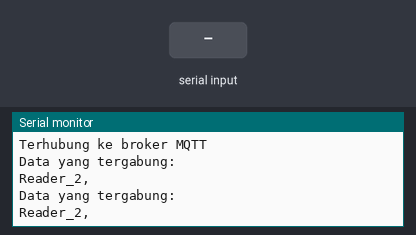
This sketch was run on a simulated ESP8266 (NodeMCU). Parts: the last lines printed to the serial monitor. The test bench sets the inputs (shaded band). WiFi joins after 1.5 s; servers stay silent unless stated; no MQTT or app messages arrive unless stated.

Above: at 2.7 s.
2.8 s: "1\n" received over Serial
At 4.4 s:
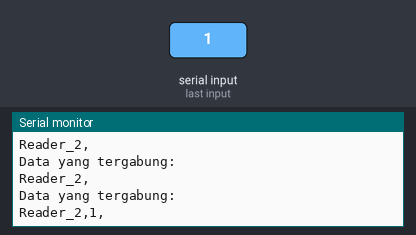
5.0 s: "0\n" received over Serial
At 6.3 s:
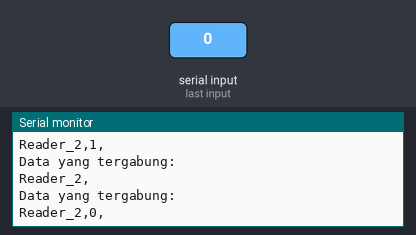
6.5 s: "2\n" received over Serial
At 7.1 s:
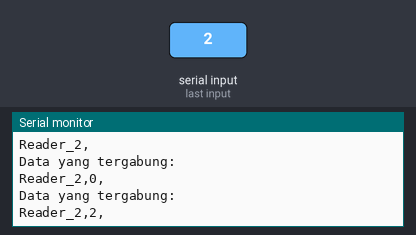

Measured:
- after the input at 2.8 s, the serial monitor: prints a new line after 0.76 s (image 1)
- after the input at 5.0 s, the serial monitor: prints a new line after 0.56 s (image 2)
- after the input at 6.5 s, the serial monitor: prints a new line after 0.06 s (image 3)

The sketch:

Penerima_Data_Final.ino
```cpp
#include <ESP8266WiFi.h>
#include <PubSubClient.h>

// Konfigurasi jaringan WiFi
const char* ssid = "Golden Rooftop";
const char* password = "feellikehome";

// Konfigurasi MQTT
const char* mqtt_server = "cc95b1fcb55f4ae6bf67f8c7dab6e85b.s2.eu.hivemq.cloud";
const int mqtt_port = 8883;
const char* mqtt_username = "Test_Koneksi_2";
const char* mqtt_password = "Test_Koneksi_2";
const char* mqtt_topic = "rfid/data";

const int MAX_DATA = 1000;
String data[MAX_DATA];
int dataCount = 0;
unsigned long lastPrintTime = 0;

WiFiClientSecure espClient;
PubSubClient client(espClient);

void setupWiFi() {
  // Menghubungkan ke jaringan WiFi
  delay(10);
  Serial.println();
  Serial.print("Connecting to ");
  Serial.println(ssid);

  WiFi.begin(ssid, password);
  while (WiFi.status() != WL_CONNECTED) {
    delay(500);
    Serial.println("Connecting to WIFI");
  }

  Serial.println("");
  Serial.println("WiFi connected");
  Serial.println("IP address: ");
  Serial.println(WiFi.localIP());
}

void callback(char* topic, byte* payload, unsigned int length) {
  // Callback function untuk menerima pesan yang dikirim ke ESP8266
  // Dapat Anda gunakan untuk melakukan tindakan sesuai dengan pesan yang diterima
}

void setup() {
  Serial.begin(115200);
  setupWiFi();

  // Menghubungkan ke broker MQTT
  espClient.setInsecure();
  client.setServer(mqtt_server, mqtt_port);
  client.setCallback(callback);

  while (!client.connected()) {
    if (client.connect("ESP8266Client", mqtt_username, mqtt_password)) {
      Serial.println("Terhubung ke broker MQTT");
    } else {
      Serial.print("Gagal tersambung ke broker MQTT, coba lagi dalam 5 detik...");
      delay(5000);
    }
  }
}

void reconnect() {
  while (!client.connected()) {
    Serial.print("Attempting MQTT connection...");
    //String clientId = "ESP8266Client-";
    //clientId += String(random(0xffff), HEX);
    //clientId.c_str()
    if (client.connect("ESP8266Client", mqtt_username, mqtt_password)) {
      Serial.println("connected");
    } else {
      Serial.print("failed, rc=");
      Serial.print(client.state());
      Serial.println(" try again in 5 seconds");
      delay(5000);
    }
  }
}

void loop() {
  if (!client.connected()) {
    reconnect();
  }
  client.loop();

  // Tambahkan data "Reader_1" pada posisi pertama dalam array
  data[0] = "Reader_2, ";

  // Baca data dari komunikasi serial
  if (Serial.available()) {
    String newData = Serial.readStringUntil('\n');

    // Periksa apakah nilai data baru sudah ada dalam array
    bool newDataExists = false;
    for (int i = 1; i < dataCount; i++) {
      if (data[i] == newData) {
        newDataExists = true;
        break;
      }
    }

    // Jika nilai data baru belum ada, tambahkan ke array
    if (!newDataExists) {
      if (dataCount < MAX_DATA) {
        data[dataCount] = newData;
        dataCount++;
      } else {
        Serial.println("Maksimum jumlah data tercapai.");
      }
    }
  }

  // Periksa apakah sudah satu detik sejak data terakhir dicetak
  unsigned long currentTime = millis();
  if (currentTime - lastPrintTime >= 1000) {
    // Gabungkan semua data dalam array menjadi satu data string dengan tanda newline
    String combinedData = "Reader_2,";
    for (int i = 1; i < dataCount; i++) {
      combinedData += data[i];
      combinedData += ",";
    }

    // Cetak data yang tergabung
    Serial.println("Data yang tergabung:");
    Serial.println(combinedData);

    // Kirim data melalui MQTT
    client.publish(mqtt_topic, combinedData.c_str());

    // Reset array kecuali data pertama
    for (int i = 1; i < dataCount; i++) {
      data[i] = "";
    }
    dataCount = 1;

    // Simpan waktu terakhir saat data dicetak
    lastPrintTime = currentTime;
  }
}
```
